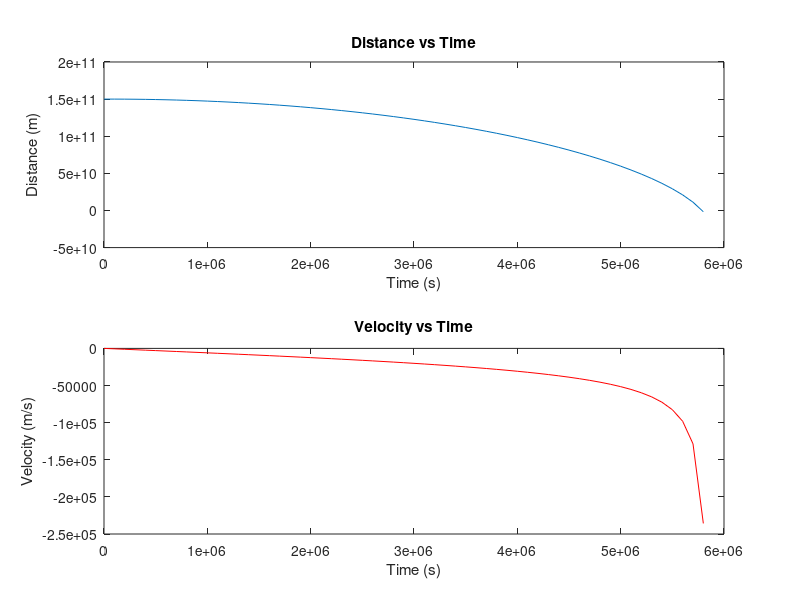

This figure's MATLAB source:
r0 = 1.5e11;
M = 2e30;
G = 6.67430e-11; 
v0 = 0;
dt = 100000;
t_eulers = 0:dt:1e8;
r_eulers = zeros(size(t_eulers));
v_eulers = zeros(size(t_eulers));
r_eulers(1) = r0; 
v_eulers(1) = v0; 
for i=1:length(t_eulers)-1
    r_eulers(i+1) = r_eulers(i)+(dt*v_eulers(i));
    v_eulers(i+1) = v_eulers(i) - (G * M / r_eulers(i)^2) * dt;
    if r_eulers(i+1)<=0
        t_eulers = t_eulers(1:i+1);
        r_eulers = r_eulers(1:i+1);
        v_eulers = v_eulers(1:i+1);
        break;
    end
end

figure;
subplot(2,1,1);
plot(t_eulers, r_eulers);
xlabel('Time (s)');
ylabel('Distance (m)');
title('Distance vs Time');

subplot(2,1,2);
plot(t_eulers, v_eulers,'r');
xlabel('Time (s)');
ylabel('Velocity (m/s)');
title('Velocity vs Time');
